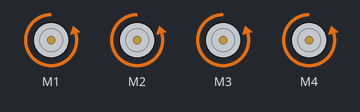
A sketch run on a simulated Arduino Uno, built with avr-gcc and run on an emulated ATmega328P. Parts: 4 × DC motor (green arrow = forward, orange = backward, longer = faster).

Above: at 0.1 s.
Timing chart, 0 to 1.6 s (numbered marks = the images above):
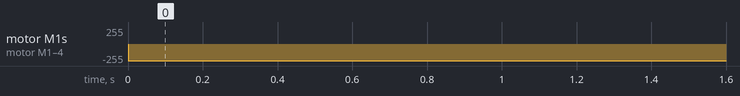

The sketch:

pruebaMotores.ino
```cpp
#include <AFMotor.h>

// -----------------------------------------------------------
// Motor DC
AF_DCMotor motor1(1, MOTOR12_8KHZ);
AF_DCMotor motor2(2, MOTOR12_8KHZ);
AF_DCMotor motor3(3, MOTOR12_8KHZ);
AF_DCMotor motor4(4, MOTOR12_8KHZ);


void setup() {
Serial.begin(9600);//iniciailzamos la comunicación
// -----------------------------------------------------------
// Motor DC

// Velocidad de motores
  motor1.setSpeed(250);
  motor2.setSpeed(250);
  motor3.setSpeed(250);
  motor4.setSpeed(250);
}

void loop() {
  motor1.run(BACKWARD);
  motor2.run(BACKWARD);
  motor3.run(BACKWARD);
  motor4.run(BACKWARD);
  delay(1000);
}
```

Measured:
- by itself, motor M1–4: stopped → backward 250/255 at 0.00 s
